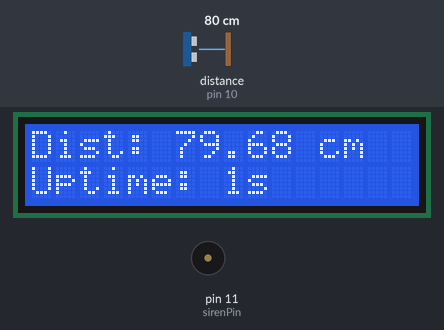
Bench run of a sketch on a simulated Arduino Uno, built with avr-gcc and run on an emulated ATmega328P. Parts: 16×2 character LCD, buzzer (waves = sounding). Wiring (inferred from the names in the program): ultrasonic range finder: trigger pin 9; echo pin 10. The inputs (shaded band) are chosen by the test bench; at power-on: distance to the obstacle (sensor on pin 10) 80 cm. The echo pulse lasts 58.3 µs per cm; what the sketch prints to the serial monitor is not drawn.

Above: at 1.2 s.
1.3 s: distance to the obstacle (sensor on pin 10) set to 60 cm
At 2.7 s:
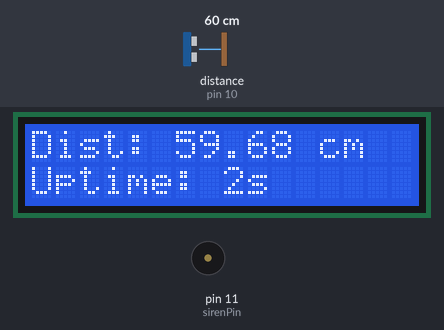
4.3 s: distance to the obstacle (sensor on pin 10) set to 299 cm
At 5.8 s:
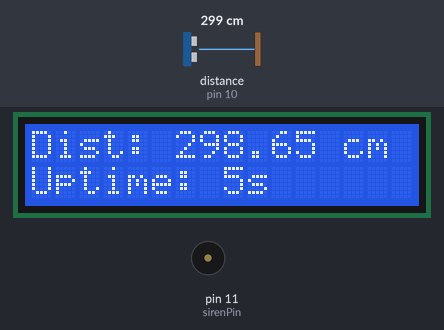
7.3 s: distance to the obstacle (sensor on pin 10) set to 55 cm
At 8.8 s:
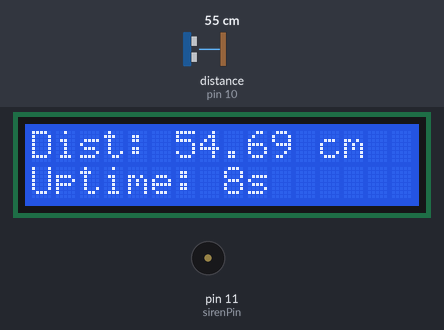
9.0 s: distance to the obstacle (sensor on pin 10) set to 47 cm
At 9.8 s:
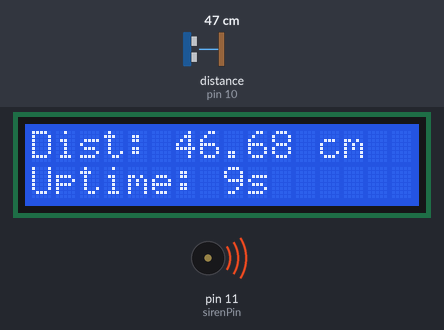
Timing chart, 0 to 12.0 s (numbered marks = the images above; inputs shaded):
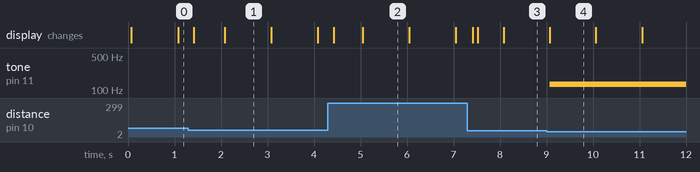

The sketch:

main.ino
```cpp
const int trigPin = 9;
const int echoPin = 10;
const int sirenPin = 11;

float distance;
float duration;

#include <LiquidCrystal.h>

const int rs = 7, en = 6, d4 = 2, d5 = 3, d6 = 4, d7 = 5;
LiquidCrystal lcd(rs, en, d4, d5, d6, d7);

void setup() {
  pinMode(trigPin, OUTPUT);
  pinMode(echoPin, INPUT);
  pinMode(sirenPin, OUTPUT);
  digitalWrite(sirenPin, LOW);
  Serial.begin(9600);
  lcd.begin(16, 2);

}

void loop() {
  digitalWrite(trigPin, LOW);
  delayMicroseconds(4);
  digitalWrite(trigPin, HIGH);
  delayMicroseconds(10);
  digitalWrite(trigPin, LOW);

  duration = pulseIn(echoPin, HIGH, 30000);  // 30ms timer

  if (duration == 0) { // If no sound is detected in 30ms
    Serial.println("No Echo Detected");
    lcd.setCursor(0, 0);
    lcd.print("No Echo Detected");
  } else {
    distance = duration * 0.0343 / 2;

    Serial.print("Distance: ");
    Serial.print(distance);
    Serial.println(" cm");

    lcd.clear();  // Clear LCD before printing
    lcd.setCursor(0, 0);
    lcd.print("Dist: ");
    lcd.print(distance);
    lcd.print(" cm");
  }
  if ((distance <= 50) && (distance != 0)) {
      tone(sirenPin, (2000-(40*distance))); //Siren frequency
  } else {
      noTone(sirenPin); //Stop if >50cm or none detected
  }
  lcd.setCursor(0, 1);
  lcd.print("Uptime: ");
  lcd.print(millis() / 1000);
  lcd.print("s  ");

  delay(100);
}
```

Measured:
- the behaviour switches between 51 and 50 cm on distance to the obstacle (sensor on pin 10) (found by bisection; images 3 and 4)
- after the input at 7.3 s, the display: first changes after 0.11 s (image 3 shows a later state)
- after the input at 9.0 s, tone on pin 11 (sirenPin): silent → 132 Hz after 0.07 s
- what the display in image 1 shows lasts 1.0 s, from 2.1 s to 3.1 s
